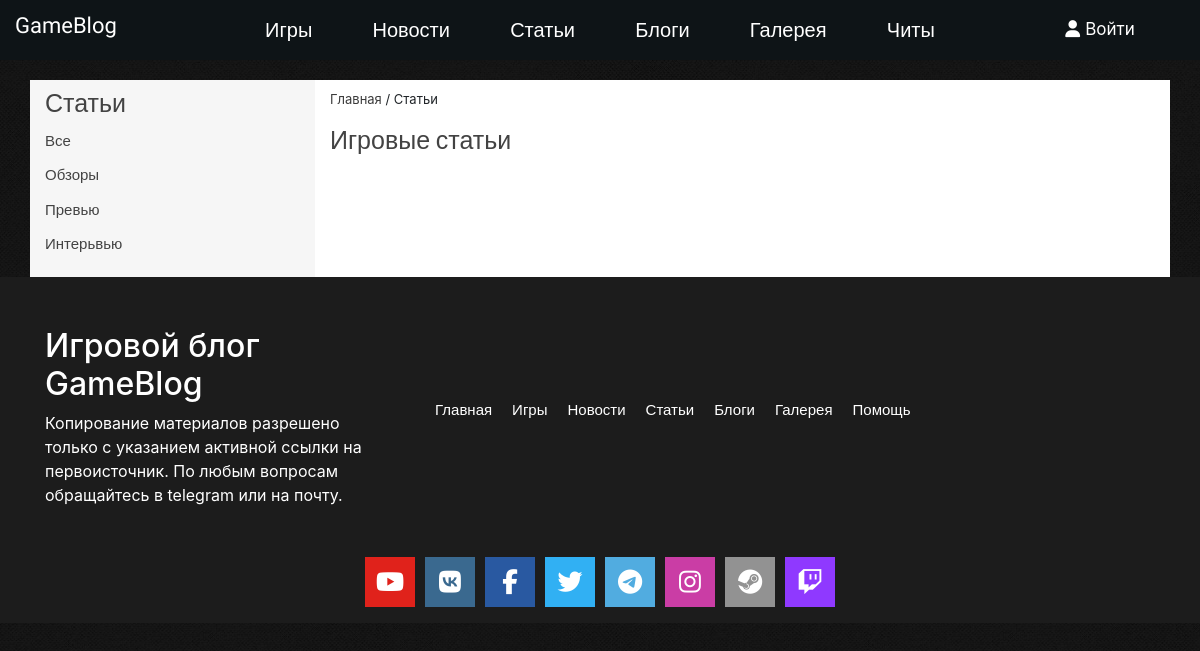
Page /articles on the earlier database version.
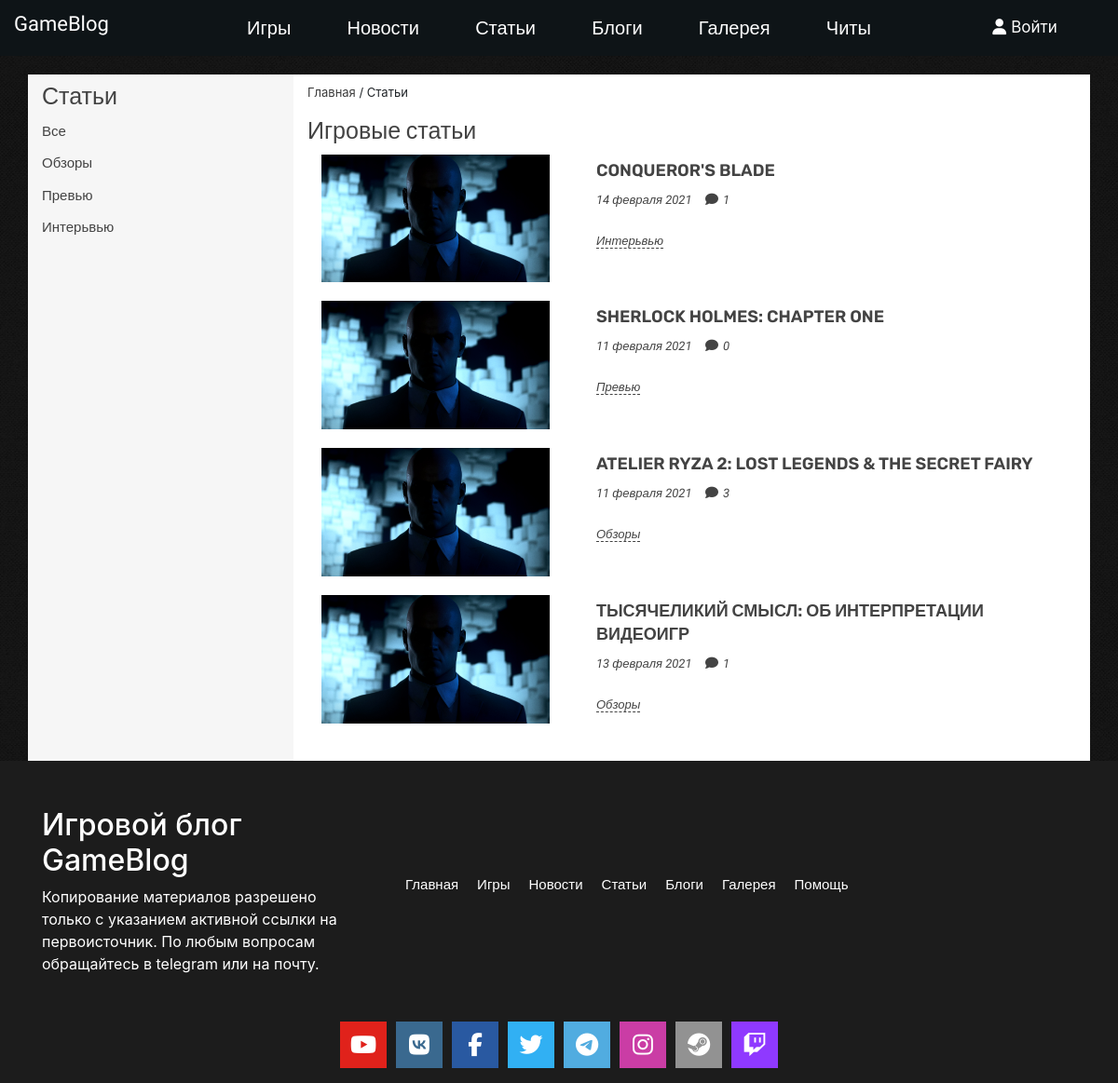
Same page on the later database version.
### tables this page shows
CREATE TABLE `category` (
  `id` int(11) NOT NULL,
  `title` varchar(255) NOT NULL,
  `code` varchar(255) NOT NULL,
  `table_name` varchar(255) NOT NULL
);

CREATE TABLE `articles` (
  `id` int(11) NOT NULL,
  `cat_article` int(11) NOT NULL,
  `title` varchar(255) NOT NULL,
  `description` text NOT NULL,
  `author` varchar(50) NOT NULL,
  `date` date NOT NULL,
  `image` varchar(255) NOT NULL,
  `showSlider` int(11) NOT NULL DEFAULT '0'
);

### public/index.php (called while the page is built, shortened)
<?php
$qStr = $_SERVER['QUERY_STRING'];
spl_autoload_register(function ($className){
    $className = ROOT .'/'. str_replace('\\', '/', $className) . '.php';
});
Router::dispatch($qStr);

### config/db.php (called while the page is built)
<?php
return [
    'dsn' => 'mysql:host=localhost;dbname=gameblog',
    'user' => 'root',
    'password' => 'root'
];

### app/controllers/ArticlesController.php (called while the page is built, shortened)
<?php
class ArticlesController extends AppController
{
    public function indexAction()
    {
        $articles = new Article();
        $allArticles = $articles->getAllArticles();
        $allArticles = $this->editNewDateArray($allArticles);
        $categoryArticles = $articles->getCategory('category', 'articles');
    }
}

### app/models/Article.php (called while the page is built, shortened)
<?php
class Article extends Model
{
    protected $table = 'articles';
    public function getAllArticles()
    {
        $sql = "SELECT A.id AS a_id, A.cat_article, A.title, A.date, A.image, C.title AS cat_title FROM {$this->table} AS A JOIN category AS C ON C.id = A.cat_article WHERE C.table_name = 'articles' ORDER BY A.id DESC";
        return $this->db->query($sql);
    }
}

### app/controllers/AppController.php (called while the page is built, shortened)
<?php
class AppController extends Controller
{
    private function setNewDate($date)
    {
        $newDate = date("j m Y", strtotime($date));
        $date_exp = explode(" ", $newDate);
        $month = [
            1 => 'января',
            2 => 'февраля',
            3 => 'марта',
            4 => 'апреля',
            5 => 'мая',
            6 => 'июня',
            7 => 'июля',
            8 => 'августа',
            9 => 'сентября',
            10 => 'октября',
            11 => 'ноября',
            12 => 'декабря'
        ];
        foreach ($month as $key => $value) {
            if ($key == intval($date_exp[1])) $month_name = $value;
        }
        if ($newDate == date("j m Y")) return 'Сегодня';
        elseif ($newDate == date("j m Y", strtotime('-1 day'))) return 'Вчера';
        else return $date_exp[0] .' '. $month_name .' '. $date_exp[2] ;
    }
    protected function editNewDateArray($array)
    {
        if (is_array($array)) {
            if (!empty($array)) {
                foreach ($array as $key => $new) {
                    $new['date'] = $this->setNewDate($new['date']);
                    $array[$key]['date'] = $new['date'];
                }
            }
        }
        return $array;
    }
}

### app/views/Articles/index.php (the view)
<div class="container">
    <div class="row main-content-news">
        <div class="col-xs-12 col-sm-12 col-md-3 col-lg-3 sidebar">
            <span class="sidebar-title">Статьи</span>
            <div class="category-news">
                <ul class="category-news-list">
                    <li class="category-news_item"><a href="/articles">Все</a></li>
                    <? foreach ($arrCategory as $category): ?>
                        <li class="category-news_item"><a href="/articles/category/<?=$category['code']?>"><?=$category['title']?></a></li>
                    <? endforeach; ?>
                </ul>
            </div>
        </div>
        <div class="col-xs-12 col-sm-12 col-md-9 col-lg-9 article-news-content">
            <div class="block-breadcrumbs">
                <p class="wrapper_p"><a href="/">Главная</a> / Статьи</p>
            </div>
            <div class="article-news-title">
                <h1>Игровые статьи</h1>
            </div>
            <div class="article-news">
                <? if (count($allArticles) > 0): ?>
                <? foreach ($allArticles as $article): ?>
                    <div class="col-12 article-new">
                        <div class="row">
                            <div class="col-4">
                                <a href="articles/detail/<?=$article['a_id']?>">
                                    <img src="images/photo/hitman_3-4.jpg" class="article-new__img" alt="">
                                </a>
                            </div>
                            <div class="col-8">
                                <div class="article__new">
                                    <div class="article-new__name">
                                        <a href="articles/detail/<?=$article['a_id']?>"><?=$article['title']?></a>
                                    </div>
                                    <div class="article-new__info">
                                        <span class="article-new__info--date"><?=$article['date']?></span>
                                        <span class="article-new__info--comment"><i class="fa fa-comment-o" aria-hidden="true"></i><?=$article['comments']?></span>
                                    </div>
                                    <div class="article-new__tags">
                                        <span><?=$article['cat_title']?></span>
                                    </div>
                                </div>
                            </div>
                        </div>
                    </div>
                <? endforeach; ?>
                <? endif; ?>
            </div>
        </div>
    </div>
</div>

Differences in the rows shown:
now on this page (row edited): articles: title "CONQUEROR'S BLADE", date "14 февраля 2021", comments "1", category.title "Интерьвью"
now on this page (row edited): articles: title "SHERLOCK HOLMES: CHAPTER ONE", date "11 февраля 2021", comments "0", category.title "Превью"
now on this page (row edited): articles: title "ATELIER RYZA 2: LOST LEGENDS & THE SECRET FAIRY", date "11 февраля 2021", comments "3", category.title "Обзоры"
now on this page (row edited): articles: title "ТЫСЯЧЕЛИКИЙ СМЫСЛ: ОБ ИНТЕРПРЕТАЦИИ ВИДЕОИГР", date "13 февраля 2021", id "1", category.title "Обзоры"
